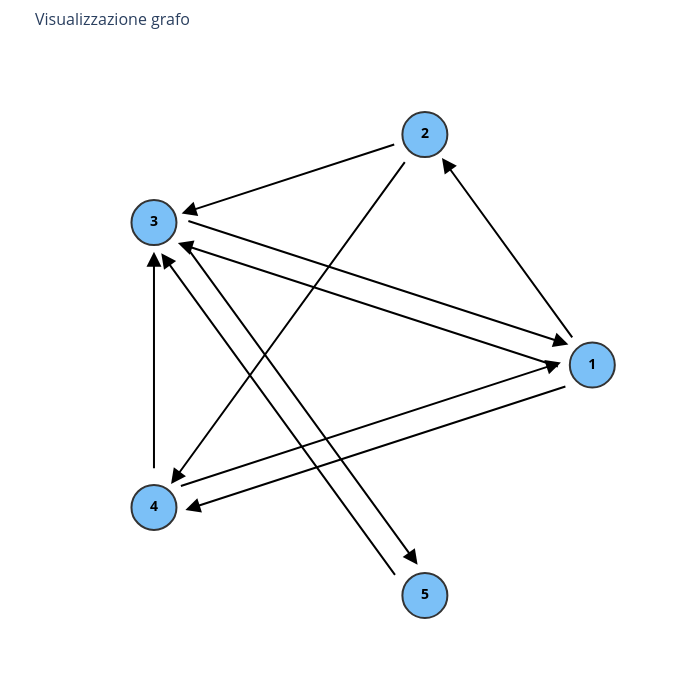

Source (notebook cell):
### Code cell
node5 = Node(number=5)
node3.addOut([5])
node3.addIn([5])
node5.addOut([3])
node5.addIn([3])
graph.addNode(node5)

testRank(graph)
graph.print()
graph.plot()

### Figure 1 — Plotly figure (JSON) as saved in the notebook; plotly's stock layout.template omitted (floating-point values rounded to 4 significant figures)
{"data": [{"hoverinfo": "text", "hovertext": ["<b>Nodo 1</b><br>Out: 3<br>In: 2", "<b>Nodo 2</b><br>Out: 2<br>In: 1", "<b>Nodo 3</b><br>Out: 2<br>In: 4", "<b>Nodo 4</b><br>Out: 2<br>In: 2", "<b>Nodo 5</b><br>Out: 1<br>In: 1"], "marker": {"color": "#7bc0f7", "line": {"color": "#333", "width": 2}, "size": 45}, "mode": "markers+text", "text": ["1", "2", "3", "4", "5"], "textfont": {"color": "black", "size": 14, "weight": "bold"}, "textposition": "middle center", "type": "scatter", "x": [1, 0.309, -0.809, -0.809, 0.309], "y": [0, 0.9511, 0.5878, -0.5878, -0.9511]}], "layout": {"annotations": [{"arrowcolor": "black", "arrowhead": 2, "arrowsize": 1.5, "arrowwidth": 2, "ax": 0.9295, "axref": "x", "ay": 0.09708, "ayref": "y", "showarrow": true, "x": 0.3796, "xref": "x", "y": 0.854, "yref": "y"}, {"arrowcolor": "black", "arrowhead": 2, "arrowsize": 1.5, "arrowwidth": 2, "ax": 0.8704, "axref": "x", "ay": -0.01047, "ayref": "y", "showarrow": true, "x": -0.7103, "xref": "x", "y": 0.5032, "yref": "y"}, {"arrowcolor": "black", "arrowhead": 2, "arrowsize": 1.5, "arrowwidth": 2, "ax": -0.6794, "axref": "x", "ay": 0.5983, "ayref": "y", "showarrow": true, "x": 0.9013, "xref": "x", "y": 0.08463, "yref": "y"}, {"arrowcolor": "black", "arrowhead": 2, "arrowsize": 1.5, "arrowwidth": 2, "ax": 0.9013, "axref": "x", "ay": -0.08463, "ayref": "y", "showarrow": true, "x": -0.6794, "xref": "x", "y": -0.5983, "yref": "y"}, {"arrowcolor": "black", "arrowhead": 2, "arrowsize": 1.5, "arrowwidth": 2, "ax": -0.7103, "axref": "x", "ay": -0.5032, "ayref": "y", "showarrow": true, "x": 0.8704, "xref": "x", "y": 0.01047, "yref": "y"}, {"arrowcolor": "black", "arrowhead": 2, "arrowsize": 1.5, "arrowwidth": 2, "ax": 0.1949, "axref": "x", "ay": 0.914, "ayref": "y", "showarrow": true, "x": -0.6949, "xref": "x", "y": 0.6249, "yref": "y"}, {"arrowcolor": "black", "arrowhead": 2, "arrowsize": 1.5, "arrowwidth": 2, "ax": 0.2385, "axref": "x", "ay": 0.854, "ayref": "y", "showarrow": true, "x": -0.7385, "xref": "x", "y": -0.4907, "yref": "y"}, {"arrowcolor": "black", "arrowhead": 2, "arrowsize": 1.5, "arrowwidth": 2, "ax": -0.698, "axref": "x", "ay": 0.5201, "ayref": "y", "showarrow": true, "x": 0.2789, "xref": "x", "y": -0.8246, "yref": "y"}, {"arrowcolor": "black", "arrowhead": 2, "arrowsize": 1.5, "arrowwidth": 2, "ax": 0.198, "axref": "x", "ay": -0.8834, "ayref": "y", "showarrow": true, "x": -0.7789, "xref": "x", "y": 0.4613, "yref": "y"}, {"arrowcolor": "black", "arrowhead": 2, "arrowsize": 1.5, "arrowwidth": 2, "ax": -0.809, "axref": "x", "ay": -0.4678, "ayref": "y", "showarrow": true, "x": -0.809, "xref": "x", "y": 0.4678, "yref": "y"}], "height": 700, "hovermode": "closest", "margin": {"b": 20, "l": 20, "r": 20, "t": 50}, "plot_bgcolor": "white", "showlegend": false, "title": {"font": {"size": 16}, "text": "Visualizzazione grafo"}, "width": 700, "xaxis": {"range": [-1.3, 1.3], "scaleanchor": "y", "scaleratio": 1, "showgrid": false, "showticklabels": false, "zeroline": false}, "yaxis": {"range": [-1.3, 1.3], "showgrid": false, "showticklabels": false, "zeroline": false}}}
